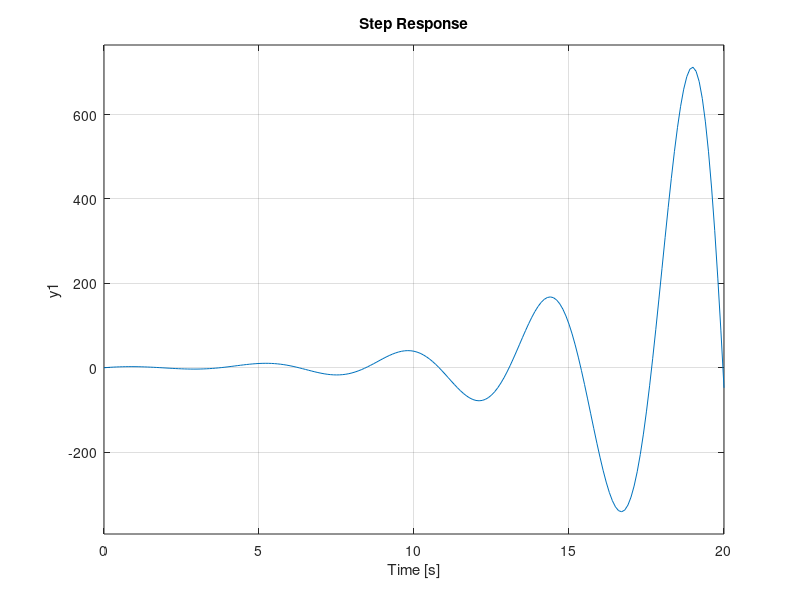

Write the MATLAB code that produced this figure.
%% Laboratory 2 No. 7 - Plant with Time Delay
% Modeling a system with delay
% G(s) = (6s^4 + 5s^3 + 4s^2 + 3s + 2) / 
% (s^5 + 2s^4 + 3s^3 + 4s^2 + 5s + 1)

G_num = [6, 5, 4, 3, 2];
G_den = [1, 2, 3, 4, 5, 1];
G = tf(G_num, G_den)

% Step Response
step(G,0:0.1:20)